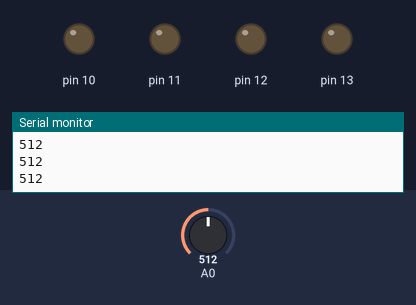
The sketch below on a simulated Arduino Uno, built with avr-gcc and run on an emulated ATmega328P. On the bench: output pins drawn as LEDs (lit = HIGH), the last lines printed to the serial monitor. Inputs (shaded band) come from the test bench; at power-on: A0 = 512.

Above: at 1.2 s.
1.3 s: A0 set to 532
2.8 s: A0 set to 561
At 3.3 s:
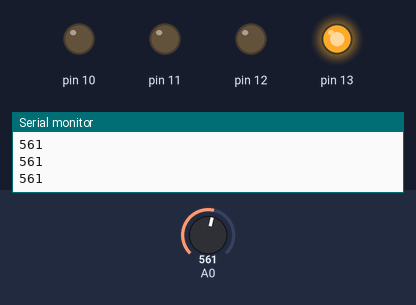
4.3 s: A0 set to 589
5.8 s: A0 set to 611
At 6.8 s:
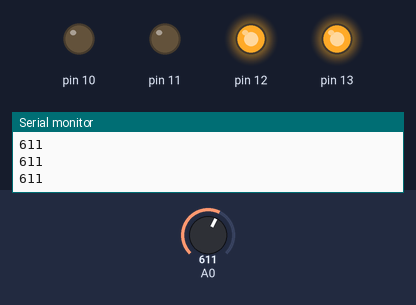
7.3 s: A0 set to 691
8.8 s: A0 set to 716
At 10.1 s:
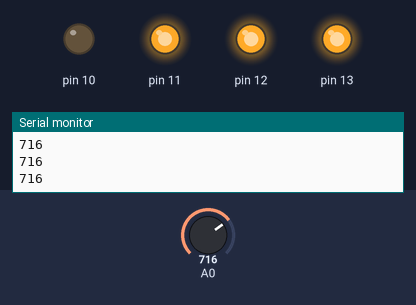
Timing chart, 0 to 11.3 s (numbered marks = the images above; inputs shaded):
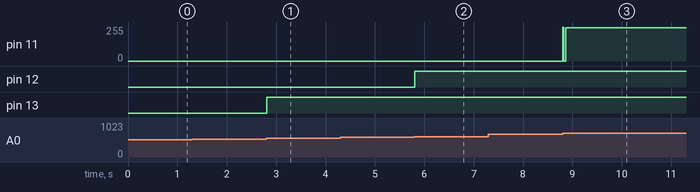

The sketch:

LDR.ino
```cpp
// C++ code
//
int LDRValor = 0;

void setup()
{
  pinMode(11, OUTPUT);
  pinMode(10, OUTPUT);
  pinMode(A0, INPUT);
  Serial.begin(9600);
  pinMode(13, OUTPUT);
  pinMode(12, OUTPUT);
}

void loop()
{
  digitalWrite(11, LOW);
  digitalWrite(10, LOW);
  digitalWrite(10, LOW);

  LDRValor;

  LDRValor = analogRead(A0);
  Serial.println(LDRValor);
  if (LDRValor < 550) {
    digitalWrite(13, LOW);
    digitalWrite(12, LOW);
    digitalWrite(11, LOW);
    digitalWrite(10, LOW);
  } else {
    if (LDRValor < 600) {
      digitalWrite(13, HIGH);
      digitalWrite(12, LOW);
      digitalWrite(11, LOW);
      digitalWrite(10, LOW);
    } else {
      if (LDRValor < 700) {
        digitalWrite(13, HIGH);
        digitalWrite(12, HIGH);
        digitalWrite(11, LOW);
        digitalWrite(10, LOW);
      } else {
        if (LDRValor < 800) {
          digitalWrite(13, HIGH);
          digitalWrite(12, HIGH);
          digitalWrite(11, HIGH);
          digitalWrite(10, LOW);
        } else {
          digitalWrite(13, HIGH);
          digitalWrite(12, HIGH);
          digitalWrite(11, HIGH);
          digitalWrite(10, HIGH);
        }
      }
    }
  }
  delay(10); // Delay a little bit to improve simulation performance
}
```

Measured:
- the behaviour switches between 549 and 550 on A0 (found by bisection; images 0 and 1)
- the behaviour switches between 599 and 600 on A0 (found by bisection; images 1 and 2)
- the behaviour switches between 699 and 700 on A0 (found by bisection; images 2 and 3)
- after the input at 2.8 s, pin 13: LOW → HIGH at once
- after the input at 5.8 s, pin 12: LOW → HIGH at once
- after the input at 8.8 s, pin 11: 0/255 → 249/255 at once
